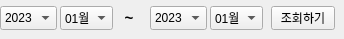
       <widget class="QWidget" name="page_15">
        <widget class="QLabel" name="label_6">
         <property name="geometry">
          <rect>
           <x>114</x>
           <y>6</y>
           <width>30</width>
           <height>24</height>
          </rect>
         </property>
         <property name="font">
          <font>
           <pointsize>11</pointsize>
           <bold>true</bold>
          </font>
         </property>
         <property name="text">
          <string>~</string>
         </property>
         <property name="alignment">
          <set>Qt::AlignCenter</set>
         </property>
         <property name="margin">
          <number>0</number>
         </property>
        </widget>
        <widget class="QPushButton" name="inquirybtn_2">
         <property name="geometry">
          <rect>
           <x>271</x>
           <y>6</y>
           <width>64</width>
           <height>24</height>
          </rect>
         </property>
         <property name="cursor">
          <cursorShape>PointingHandCursor</cursorShape>
         </property>
         <property name="text">
          <string>조회하기</string>
         </property>
         <property name="flat">
          <bool>false</bool>
         </property>
        </widget>
        <widget class="QComboBox" name="comboBox_4">
         <property name="geometry">
          <rect>
           <x>0</x>
           <y>6</y>
           <width>57</width>
           <height>24</height>
          </rect>
         </property>
         <property name="styleSheet">
          <string notr="true"/>
         </property>
         <item>
          <property name="text">
           <string>2023</string>
          </property>
         </item>
        </widget>
        <widget class="QComboBox" name="comboBox_7">
         <property name="geometry">
          <rect>
           <x>210</x>
           <y>6</y>
           <width>53</width>
           <height>24</height>
          </rect>
         </property>
         <property name="styleSheet">
          <string notr="true"/>
         </property>
         <item>
          <property name="text">
           <string>01월</string>
          </property>
         </item>
         <item>
          <property name="text">
           <string>02월</string>
          </property>
         </item>
         <item>
          <property name="text">
           <string>03월</string>
          </property>
         </item>
         <item>
          <property name="text">
           <string>04월</string>
          </property>
         </item>
         <item>
          <property name="text">
           <string>05월</string>
          </property>
         </item>
         <item>
          <property name="text">
           <string>06월</string>
          </property>
         </item>
         <item>
          <property name="text">
           <string>07월</string>
          </property>
         </item>
         <item>
          <property name="text">
           <string>08월</string>
          </property>
         </item>
         <item>
          <property name="text">
           <string>09월</string>
          </property>
         </item>
         <item>
          <property name="text">
           <string>10월</string>
          </property>
         </item>
         <item>
          <property name="text">
           <string>11월</string>
          </property>
         </item>
         <item>
          <property name="text">
           <string>12월</string>
          </property>
         </item>
        </widget>
        <widget class="QComboBox" name="comboBox_6">
         <property name="geometry">
          <rect>
           <x>150</x>
           <y>6</y>
           <width>57</width>
           <height>24</height>
          </rect>
         </property>
         <property name="styleSheet">
          <string notr="true"/>
         </property>
         <item>
          <property name="text">
           <string>2023</string>
          </property>
         </item>
        </widget>
        <widget class="QComboBox" name="comboBox_5">
         <property name="geometry">
          <rect>
           <x>60</x>
           <y>6</y>
           <width>53</width>
           <height>24</height>
          </rect>
         </property>
         <property name="styleSheet">
          <string notr="true"/>
         </property>
         <item>
          <property name="text">
           <string>01월</string>
          </property>
         </item>
         <item>
          <property name="text">
           <string>02월</string>
          </property>
         </item>
         <item>
          <property name="text">
           <string>03월</string>
          </property>
         </item>
         <item>
          <property name="text">
           <string>04월</string>
          </property>
         </item>
         <item>
          <property name="text">
           <string>05월</string>
          </property>
         </item>
         <item>
          <property name="text">
           <string>06월</string>
          </property>
         </item>
         <item>
          <property name="text">
           <string>07월</string>
          </property>
         </item>
         <item>
          <property name="text">
           <string>08월</string>
          </property>
         </item>
         <item>
          <property name="text">
           <string>09월</string>
          </property>
         </item>
         <item>
          <property name="text">
           <string>10월</string>
          </property>
         </item>
         <item>
          <property name="text">
           <string>11월</string>
          </property>
         </item>
         <item>
          <property name="text">
           <string>12월</string>
          </property>
         </item>
        </widget>
       </widget>
